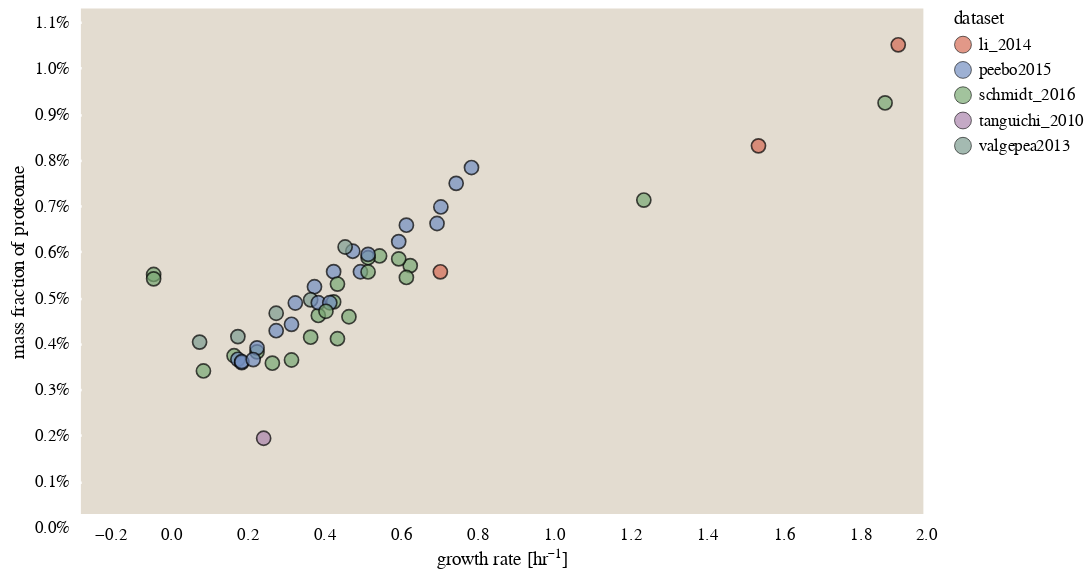

Notebook code for this chart:
### Code cell
base = alt.Chart(ribo_frac, width=500, height=300)

# Define the defaults
defaults = {'stroke':alt.value('black'),
            'strokeWidth':alt.value(1),
            'fill':'dataset', 
            'x' : alt.X('growth_rate_hr', axis=alt.Axis(title='growth rate [hr\u207b\u00b9]')),
            'tooltip':['condition', 'dataset','growth_rate_hr']} 
           
# Encode the points. 
frac_mass = base.mark_point(size=70).encode( 
        y = alt.Y('frac_mass', axis=alt.Axis(format='%', title='mass fraction of proteome')),
        **defaults
).interactive()

frac_mass

### Figure 1 — Vega-Lite specification as saved in the notebook (floating-point values rounded to 4 significant figures)
{"$schema": "https://vega.github.io/schema/vega-lite/v3.4.0.json", "config": {"axis": {"domainColor": null, "grid": false, "labelFont": "Lucida Sans", "tickColor": "white", "tickOffset": 8, "tickWidth": 1.5, "ticks": true, "titleFont": "Lucida Sans", "titleFontWeight": 400}, "background": "white", "group": {"fill": "#E3DCD0"}, "legend": {"labelFont": "Lucida Sans", "titleFont": "Lucida Sans", "titleFontWeight": 400}, "mark": {"stroke": "black", "strokeWidth": 0.5}, "range": {"category": ["#D56C55", "#738FC1", "#7AA974", "#AB85AC", "#7E9D90", "#905426", "#EAC264"]}, "title": {"anchor": "middle", "font": "Lucida Sans", "fontWeight": 400}, "view": {"fill": "#E3DCD0", "height": 300, "strokeWidth": 0, "width": 400}}, "data": {"name": "data-d52d8dce06a53ee042f1ac0a55ffd206"}, "datasets": {"data-d52d8dce06a53ee042f1ac0a55ffd206": [{"condition": "42C", "dataset": "schmidt_2016", "frac_mass": 0.005402, "frac_size": 0.008623, "growth_rate_hr": 0.66, "ribo_mass": 45.4, "ribo_size": 40506, "tot_count": 3839255, "tot_mass": 8404.0}, {"condition": "M9_minimal_glucose_30C", "dataset": "tanguichi_2010", "frac_mass": 0.001647, "frac_size": 0.003313, "growth_rate_hr": 0.2773, "ribo_mass": 0.3056, "ribo_size": 256.0, "tot_count": 3839255, "tot_mass": 185.6}, {"condition": "MOPS complete", "dataset": "li_2014", "frac_mass": 0.01021, "frac_size": 0.01113, "growth_rate_hr": 1.934, "ribo_mass": 215.0, "ribo_size": 179304, "tot_count": 3839255, "tot_mass": 21070.0}, {"condition": "MOPS complete without methionine", "dataset": "li_2014", "frac_mass": 0.008009, "frac_size": 0.01062, "growth_rate_hr": 1.569, "ribo_mass": 112.2, "ribo_size": 96572, "tot_count": 3839255, "tot_mass": 14010.0}, {"condition": "MOPS minimal", "dataset": "li_2014", "frac_mass": 0.005269, "frac_size": 0.006667, "growth_rate_hr": 0.7387, "ribo_mass": 39.07, "ribo_size": 31875, "tot_count": 3839255, "tot_mass": 7416.0}, {"condition": "acetate", "dataset": "schmidt_2016", "frac_mass": 0.00328, "frac_size": 0.005484, "growth_rate_hr": 0.3, "ribo_mass": 21.26, "ribo_size": 18330, "tot_count": 3839255, "tot_mass": 6483.0}, {"condition": "chemostat_u0.12", "dataset": "schmidt_2016", "frac_mass": 0.003111, "frac_size": 0.004924, "growth_rate_hr": 0.12, "ribo_mass": 16.65, "ribo_size": 13272, "tot_count": 3839255, "tot_mass": 5350.0}, {"condition": "chemostat_u0.2", "dataset": "schmidt_2016", "frac_mass": 0.003442, "frac_size": 0.005507, "growth_rate_hr": 0.2, "ribo_mass": 20.2, "ribo_size": 16498, "tot_count": 3839255, "tot_mass": 5868.0}, {"condition": "chemostat_u0.35", "dataset": "schmidt_2016", "frac_mass": 0.003349, "frac_size": 0.005304, "growth_rate_hr": 0.35, "ribo_mass": 22.73, "ribo_size": 18666, "tot_count": 3839255, "tot_mass": 6786.0}, {"condition": "chemostat_u0.5", "dataset": "schmidt_2016", "frac_mass": 0.004291, "frac_size": 0.006831, "growth_rate_hr": 0.5, "ribo_mass": 32.72, "ribo_size": 27688, "tot_count": 3839255, "tot_mass": 7626.0}, {"condition": "fructose", "dataset": "schmidt_2016", "frac_mass": 0.005145, "frac_size": 0.008234, "growth_rate_hr": 0.65, "ribo_mass": 43.09, "ribo_size": 38168, "tot_count": 3839255, "tot_mass": 8374.0}, {"condition": "fumarate", "dataset": "schmidt_2016", "frac_mass": 0.00432, "frac_size": 0.007017, "growth_rate_hr": 0.42, "ribo_mass": 30.8, "ribo_size": 27101, "tot_count": 3839255, "tot_mass": 7131.0}, {"condition": "galactose", "dataset": "schmidt_2016", "frac_mass": 0.003526, "frac_size": 0.005861, "growth_rate_hr": 0.26, "ribo_mass": 21.85, "ribo_size": 19365, "tot_count": 3839255, "tot_mass": 6196.0}, {"condition": "glucosamine", "dataset": "schmidt_2016", "frac_mass": 0.004614, "frac_size": 0.007318, "growth_rate_hr": 0.46, "ribo_mass": 34.01, "ribo_size": 30040, "tot_count": 3839255, "tot_mass": 7370.0}, {"condition": "glucose", "dataset": "schmidt_2016", "frac_mass": 0.005613, "frac_size": 0.008911, "growth_rate_hr": 0.58, "ribo_mass": 44.93, "ribo_size": 40214, "tot_count": 3839255, "tot_mass": 8004.0}, {"condition": "glucose_minimal", "dataset": "peebo2015", "frac_mass": 0.003364, "frac_size": 0.005574, "growth_rate_hr": 0.21, "ribo_mass": 23.42, "ribo_size": 21410.0, "tot_count": 3839255, "tot_mass": 6962.0}, {"condition": "glucose_minimal", "dataset": "peebo2015", "frac_mass": 0.003291, "frac_size": 0.005469, "growth_rate_hr": 0.22, "ribo_mass": 23.12, "ribo_size": 21100.0, "tot_count": 3839255, "tot_mass": 7025.0}, {"condition": "glucose_minimal", "dataset": "peebo2015", "frac_mass": 0.003614, "frac_size": 0.005944, "growth_rate_hr": 0.26, "ribo_mass": 24.81, "ribo_size": 22720.0, "tot_count": 3839255, "tot_mass": 6865.0}, {"condition": "glucose_minimal", "dataset": "peebo2015", "frac_mass": 0.003986, "frac_size": 0.006486, "growth_rate_hr": 0.31, "ribo_mass": 27.68, "ribo_size": 25270.0, "tot_count": 3839255, "tot_mass": 6944.0}, {"condition": "glucose_minimal", "dataset": "peebo2015", "frac_mass": 0.00459, "frac_size": 0.007313, "growth_rate_hr": 0.36, "ribo_mass": 29.87, "ribo_size": 27430.0, "tot_count": 3839255, "tot_mass": 6507.0}, {"condition": "glucose_minimal", "dataset": "peebo2015", "frac_mass": 0.004944, "frac_size": 0.00787, "growth_rate_hr": 0.41, "ribo_mass": 31.83, "ribo_size": 29260.0, "tot_count": 3839255, "tot_mass": 6438.0}, {"condition": "glucose_minimal", "dataset": "peebo2015", "frac_mass": 0.005272, "frac_size": 0.00833, "growth_rate_hr": 0.46, "ribo_mass": 33.42, "ribo_size": 30830.0, "tot_count": 3839255, "tot_mass": 6340.0}, {"condition": "glucose_minimal", "dataset": "peebo2015", "frac_mass": 0.005716, "frac_size": 0.008904, "growth_rate_hr": 0.51, "ribo_mass": 35.0, "ribo_size": 32210.0, "tot_count": 3839255, "tot_mass": 6123.0}, {"condition": "glucose_minimal", "dataset": "valgepea2013", "frac_mass": 0.003739, "frac_size": 0.005827, "growth_rate_hr": 0.11, "ribo_mass": 12.7, "ribo_size": 10509, "tot_count": 3839255, "tot_mass": 3395.0}, {"condition": "glucose_minimal", "dataset": "valgepea2013", "frac_mass": 0.003858, "frac_size": 0.006095, "growth_rate_hr": 0.21, "ribo_mass": 15.93, "ribo_size": 13265, "tot_count": 3839255, "tot_mass": 4130.0}, {"condition": "glucose_minimal", "dataset": "valgepea2013", "frac_mass": 0.004367, "frac_size": 0.006918, "growth_rate_hr": 0.31, "ribo_mass": 23.83, "ribo_size": 20172, "tot_count": 3839255, "tot_mass": 5458.0}, {"condition": "glucose_minimal", "dataset": "valgepea2013", "frac_mass": 0.004659, "frac_size": 0.00733, "growth_rate_hr": 0.4, "ribo_mass": 29.06, "ribo_size": 24971, "tot_count": 3839255, "tot_mass": 6238.0}, {"condition": "glucose_minimal", "dataset": "valgepea2013", "frac_mass": 0.005808, "frac_size": 0.009105, "growth_rate_hr": 0.49, "ribo_mass": 39.95, "ribo_size": 34957, "tot_count": 3839255, "tot_mass": 6879.0}, {"condition": "glycerol", "dataset": "schmidt_2016", "frac_mass": 0.005002, "frac_size": 0.008013, "growth_rate_hr": 0.47, "ribo_mass": 36.99, "ribo_size": 32871, "tot_count": 3839255, "tot_mass": 7394.0}, {"condition": "glycerol_pAA", "dataset": "schmidt_2016", "frac_mass": 0.00683, "frac_size": 0.01042, "growth_rate_hr": 1.27, "ribo_mass": 74.56, "ribo_size": 67473, "tot_count": 3839255, "tot_mass": 10920.0}, {"condition": "lb_miller", "dataset": "schmidt_2016", "frac_mass": 0.008943, "frac_size": 0.01277, "growth_rate_hr": 1.9, "ribo_mass": 110.1, "ribo_size": 98730, "tot_count": 3839255, "tot_mass": 12310.0}, {"condition": "mannose", "dataset": "schmidt_2016", "frac_mass": 0.003813, "frac_size": 0.006155, "growth_rate_hr": 0.47, "ribo_mass": 28.34, "ribo_size": 24641, "tot_count": 3839255, "tot_mass": 7434.0}, {"condition": "osmotic_stress_glucose", "dataset": "schmidt_2016", "frac_mass": 0.005575, "frac_size": 0.008574, "growth_rate_hr": 0.55, "ribo_mass": 43.31, "ribo_size": 39377, "tot_count": 3839255, "tot_mass": 7769.0}, {"condition": "pH6", "dataset": "schmidt_2016", "frac_mass": 0.005549, "frac_size": 0.008606, "growth_rate_hr": 0.63, "ribo_mass": 44.56, "ribo_size": 40179, "tot_count": 3839255, "tot_mass": 8029.0}, {"condition": "pyruvate", "dataset": "schmidt_2016", "frac_mass": 0.003846, "frac_size": 0.006354, "growth_rate_hr": 0.4, "ribo_mass": 26.93, "ribo_size": 23639, "tot_count": 3839255, "tot_mass": 7002.0}, {"condition": "rich", "dataset": "peebo2015", "frac_mass": 0.003315, "frac_size": 0.005459, "growth_rate_hr": 0.22, "ribo_mass": 22.38, "ribo_size": 20480.0, "tot_count": 3839255, "tot_mass": 6750.0}, {"condition": "rich", "dataset": "peebo2015", "frac_mass": 0.003359, "frac_size": 0.005688, "growth_rate_hr": 0.25, "ribo_mass": 22.43, "ribo_size": 21160.0, "tot_count": 3839255, "tot_mass": 6677.0}, {"condition": "rich", "dataset": "peebo2015", "frac_mass": 0.004126, "frac_size": 0.006712, "growth_rate_hr": 0.35, "ribo_mass": 28.5, "ribo_size": 26200.0, "tot_count": 3839255, "tot_mass": 6906.0}, {"condition": "rich", "dataset": "peebo2015", "frac_mass": 0.004596, "frac_size": 0.007343, "growth_rate_hr": 0.42, "ribo_mass": 31.92, "ribo_size": 29390.0, "tot_count": 3839255, "tot_mass": 6945.0}, {"condition": "rich", "dataset": "peebo2015", "frac_mass": 0.004595, "frac_size": 0.00751, "growth_rate_hr": 0.45, "ribo_mass": 31.84, "ribo_size": 29990.0, "tot_count": 3839255, "tot_mass": 6929.0}, {"condition": "rich", "dataset": "peebo2015", "frac_mass": 0.00527, "frac_size": 0.008383, "growth_rate_hr": 0.53, "ribo_mass": 36.66, "ribo_size": 33990.0, "tot_count": 3839255, "tot_mass": 6957.0}, {"condition": "rich", "dataset": "peebo2015", "frac_mass": 0.005648, "frac_size": 0.008896, "growth_rate_hr": 0.55, "ribo_mass": 37.46, "ribo_size": 34620.0, "tot_count": 3839255, "tot_mass": 6632.0}, {"condition": "rich", "dataset": "peebo2015", "frac_mass": 0.005926, "frac_size": 0.009185, "growth_rate_hr": 0.63, "ribo_mass": 40.12, "ribo_size": 37120.0, "tot_count": 3839255, "tot_mass": 6771.0}, {"condition": "rich", "dataset": "peebo2015", "frac_mass": 0.006283, "frac_size": 0.009706, "growth_rate_hr": 0.65, "ribo_mass": 41.02, "ribo_size": 38050.0, "tot_count": 3839255, "tot_mass": 6528.0}, {"condition": "rich", "dataset": "peebo2015", "frac_mass": 0.00632, "frac_size": 0.00979, "growth_rate_hr": 0.73, "ribo_mass": 41.63, "ribo_size": 38610.0, "tot_count": 3839255, "tot_mass": 6588.0}, {"condition": "rich", "dataset": "peebo2015", "frac_mass": 0.00668, "frac_size": 0.01029, "growth_rate_hr": 0.74, "ribo_mass": 42.05, "ribo_size": 39460.0, "tot_count": 3839255, "tot_mass": 6295.0}, {"condition": "rich", "dataset": "peebo2015", "frac_mass": 0.007194, "frac_size": 0.01085, "growth_rate_hr": 0.78, "ribo_mass": 44.68, "ribo_size": 41480.0, "tot_count": 3839255, "tot_mass": 6211.0}, {"condition": "rich", "dataset": "peebo2015", "frac_mass": 0.007538, "frac_size": 0.01145, "growth_rate_hr": 0.82, "ribo_mass": 43.54, "ribo_size": 40920.0, "tot_count": 3839255, "tot_mass": 5776.0}, {"condition": "stationary_1day", "dataset": "schmidt_2016", "frac_mass": 0.005211, "frac_size": 0.00778, "growth_rate_hr": -0.01, "ribo_mass": 22.7, "ribo_size": 20495, "tot_count": 3839255, "tot_mass": 4357.0}, {"condition": "stationary_3day", "dataset": "schmidt_2016", "frac_mass": 0.005115, "frac_size": 0.007829, "growth_rate_hr": -0.01, "ribo_mass": 22.33, "ribo_size": 20151, "tot_count": 3839255, "tot_mass": 4365.0}, {"condition": "succinate", "dataset": "schmidt_2016", "frac_mass": 0.004409, "frac_size": 0.007188, "growth_rate_hr": 0.44, "ribo_mass": 32.09, "ribo_size": 28493, "tot_count": 3839255, "tot_mass": 7278.0}, {"condition": "xylose", "dataset": "schmidt_2016", "frac_mass": 0.005265, "frac_size": 0.008419, "growth_rate_hr": 0.55, "ribo_mass": 41.43, "ribo_size": 37142, "tot_count": 3839255, "tot_mass": 7868.0}]}, "encoding": {"fill": {"field": "dataset", "type": "nominal"}, "stroke": {"value": "black"}, "strokeWidth": {"value": 1}, "tooltip": [{"field": "condition", "type": "nominal"}, {"field": "dataset", "type": "nominal"}, {"field": "growth_rate_hr", "type": "quantitative"}], "x": {"axis": {"title": "growth rate [hr⁻¹]"}, "field": "growth_rate_hr", "type": "quantitative"}, "y": {"axis": {"format": "%", "title": "mass fraction of proteome"}, "field": "frac_mass", "type": "quantitative"}}, "height": 300, "mark": {"size": 70, "type": "point"}, "selection": {"selector170": {"bind": "scales", "encodings": ["x", "y"], "type": "interval"}}, "width": 500}
